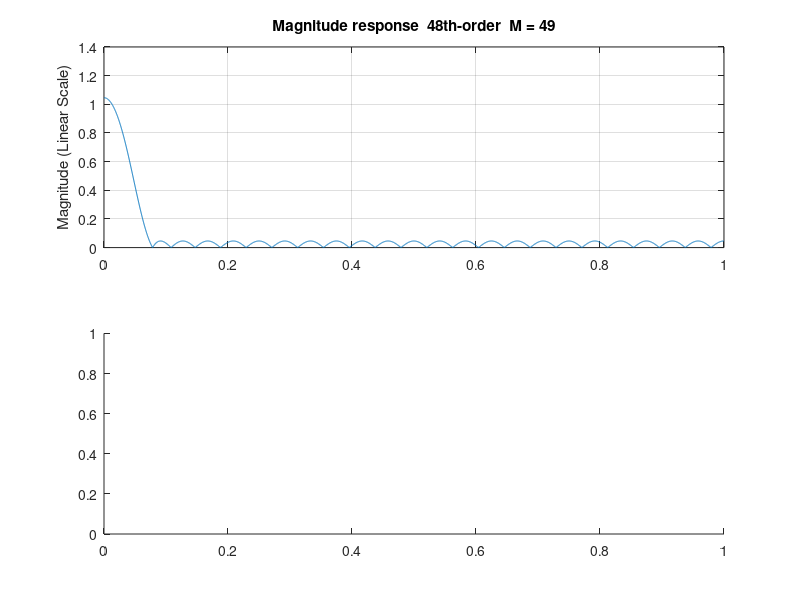

Recreate this plot in MATLAB. (Note: this script raises an error after producing the figure.)
clear;
close all;

fs = 24E3;              % sampling frequency
f_pass = 220;           % passband frequency in Hz
f_stop = 880;           % stopband frequency in Hz

N = 2^9;                % block length

a = [1 0];
dev = [0.05 0.05];

% FIR filter design
[n_order, fo, ao, w] = firpmord([f_pass f_stop], a, dev, fs);
n_order = n_order + 7;  % increment the filter order until all specifications are satisfied

numerator = firpm(n_order, fo, ao, w);
clear a dev fo ao w;
M = num2str(length(numerator));

[h_FIR, w_FIR] = freqz(numerator, 1, 2^12);

figure;
subplot(2, 1, 1);
plot(w_FIR/pi, abs(h_FIR));
title(['Magnitude response  ' num2str(n_order) 'th-order  M = ' M]);
ylabel('Magnitude (Linear Scale)');
grid on;

subplot(2, 1, 2);
plot(w_FIR/pi, rad2deg(phase(h_FIR)));
title(['Phase response  ' num2str(n_order) 'th-order  M = ' M]);
xlabel('Normalized Frequency (\times\pi rad/sample)');
ylabel('Phase (degrees)');
grid on;

figure;
subplot(2, 1, 1);
plot(w_FIR/pi, abs(h_FIR));
title('Magnitude response (zoomed)');
xlabel('Normalized Frequency (\times\pi rad/sample)');
ylabel('Magnitude (Linear Scale)');
axis([0 0.1 0.85 1.1]);

hold on;
plot([f_pass*2/fs f_pass*2/fs], [0.5 1.5], '--');
legend('magnitude', 'passband');

subplot(2, 1, 2);
plot(w_FIR/pi, abs(h_FIR));
title('Magnitude response (zoomed)');
xlabel('Normalized Frequency (\times\pi rad/sample)');
ylabel('Magnitude (Linear Scale)');
axis([0 1 -0.01 0.05]);
grid on;
clear h_FIR w_FIR;

hold on;
plot([f_stop*2/fs f_stop*2/fs], [-0.5 0.5], '--', 'linewidth', 1.5);
legend('magnitude', 'stopband');

% generate test signal

f0 = (1:9)*200;     % test signal frequencies
N_x = fs;           % test signal length

vector = (0:N_x-1) / fs;

x_martrix = zeros(length(f0), N_x);

for index=1:length(f0)
    x_martrix(index,:) = sin(2 * pi * f0(index) * vector);
end
clear index;

x = sum(x_martrix);

% FIR filter implementation and test

y_filter  = filter(numerator, 1, x);
y_fftfilt  = fftfilt(numerator, x);
y_overlapaddreal = overlapaddreal(numerator, x, N);
y_overlapadd = overlapadd_test(numerator, x, N);

[~, X] = single_side_FFT(x, fs);
[~, Y_filter] = single_side_FFT(y_filter, fs);
[~, Y_ffftfilt] = single_side_FFT(y_fftfilt, fs);
[frequency_range, Y_overlapaddreal] = single_side_FFT(y_overlapaddreal, fs);

figure;
plot(vector, x);
title('test signal $x[n]$ in time domain', 'Interpreter', 'latex');
xlabel('Time (s)');
ylabel('Magnitude (Linear Scale)');
xlim([0 0.015]);

figure;
stem(frequency_range, X, 'marker', 'none');
title('test signal $x[n]$ in frequency domain', 'Interpreter', 'latex');
xlabel('Frequency (Hz)');
ylabel('Magnitude (Linear Scale)');
xlim([0 2000]);

figure;
subplot(2, 1, 1);
stem(frequency_range, X, 'marker', 'none');
title('test signal $x[n]$ in frequency domain', 'Interpreter', 'latex');
xlabel('Frequency (Hz)');
ylabel('Magnitude (Linear Scale)');
xlim([0 2000]);

subplot(2, 1, 2);
stem(frequency_range, Y_filter, 'marker', 'none');
title('$y[n]$ computed by \texttt{filter()} in frequency domain', 'Interpreter', 'latex');
xlabel('Frequency (Hz)');
ylabel('Magnitude (Linear Scale)');
hold on;
plot([f_stop f_stop], [0 0.5], '--');
legend('magnitude', 'stopband');
xlim([0 2000]);

figure;
subplot(2, 1, 1);
stem(frequency_range, Y_ffftfilt, 'marker', 'none');
title('$y[n]$ computed by \texttt{fftfilt()} in frequency domain', 'Interpreter', 'latex');
xlabel('Frequency (Hz)');
ylabel('Magnitude (Linear Scale)');
hold on;
plot([f_stop f_stop], [0 0.5], '--');
legend('magnitude', 'stopband');
xlim([0 2000]);

subplot(2, 1, 2);
stem(frequency_range, Y_overlapaddreal, 'marker', 'none');
title('$y[n]$ computed by \texttt{overlapaddreal()} in frequency domain', 'Interpreter', 'latex');
xlabel('Frequency (Hz)');
ylabel('Magnitude (Linear Scale)');
hold on;
plot([f_stop f_stop], [0 0.5], '--');
legend('magnitude', 'stopband');
xlim([0 2000]);

% Display warning message if results are inconsistent
if any(abs(y_filter - y_fftfilt) > eps('single'))
    warning('filter() result and fftfilt() result are inconsistent.');
end

if any(abs(y_filter - y_overlapaddreal) > eps('single'))
    warning('filter() result and overlapaddreal() result are inconsistent.');
end
